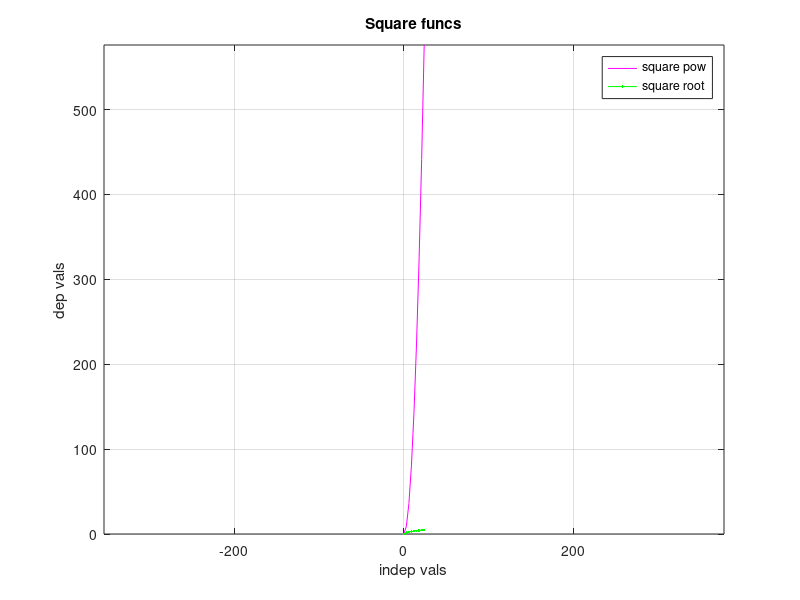
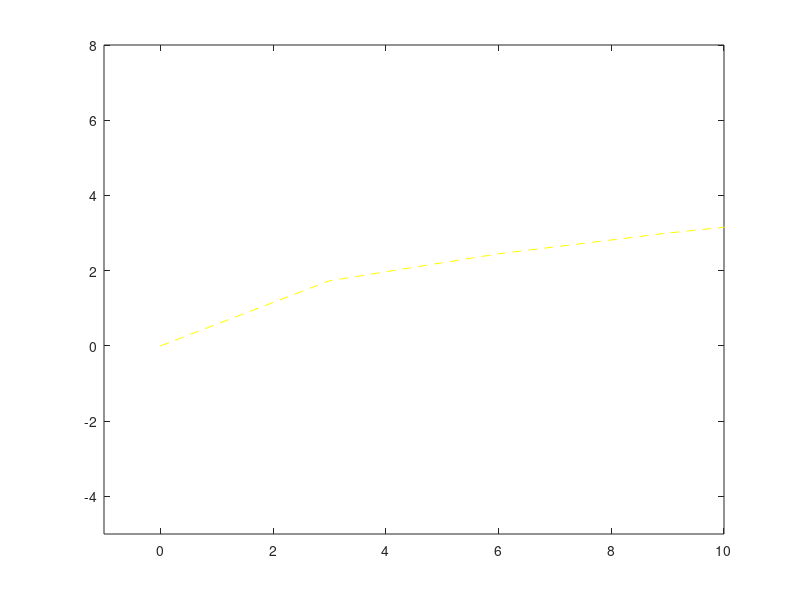
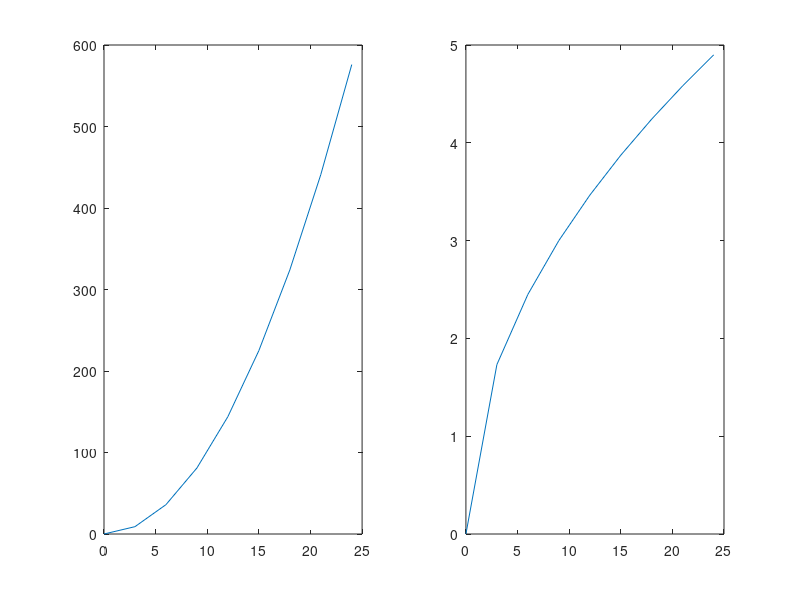
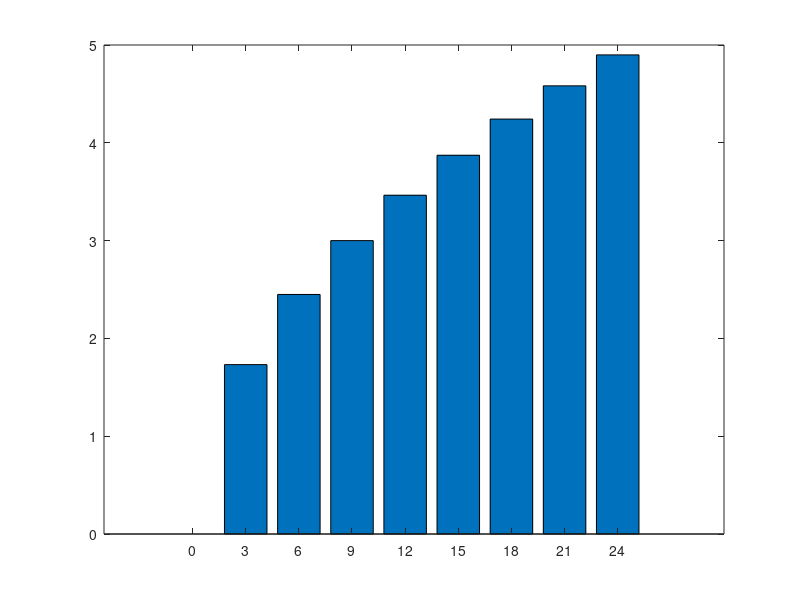

Write the MATLAB code that produced these figures, in order.
#!/usr/local/bin/octave
%{
    Plotting
%}

cd "/home/jul/SGConocimiento/Octave/S2_Applied"
x = [0:3:24];
y1 = x.^2;
y2 = x.^(1/2);

#T# plot functions with plot(), xlabel(), ylabel(), title(), grid, axis, legend()
plot(x,y1,'m',x,y2,'.-g'),xlabel('indep vals'),ylabel('dep vals'),
title('Square funcs'),grid on,axis equal,legend('square pow','square root')

#T# save the plot with print()
print("S2_01_Aux01.svg")

#T# set axis limits with axis([xmin,xmax,ymin,ymax])
plot(x,y2,'--y'),axis([-1 10 -5 8])
print("S2_01_Aux01.svg")

#T# put several plots together with subplot()
subplot(1,2,1),plot(x,y1)
subplot(1,2,2),plot(x,y2)
print("S2_01_Aux01.svg")

#T# create a new figure with figure
figure

#T# create a bar chart with bar()
bar(x,y2)
print("S2_01_Aux01.svg")

#T# use meshgrid() to easily create a two variables function
[x1,y1] = meshgrid([0 1 2 3],[0 1 2 3]);
g = x1 + y1;

#T# create a contour graphic with contour()
[Cont1,fig1] = contour(x1,y1,g); axis equal;

#T# set a figure's parameters with set()
set(fig1,'ShowText','on');
print("S2_01_Aux01.svg")

#T# create a surface plot with surf(), or a mesh with mesh()
surf(x1,y1,g)
print("S2_01_Aux01.svg")
mesh(x1,y1,g)
print("S2_01_Aux01.svg")